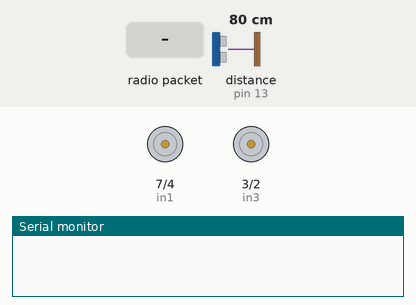
Bench run of a sketch on a simulated Arduino Uno, built with avr-gcc and run on an emulated ATmega328P. Parts: motor-driver pin pairs drawn as motors (green arrow = first pin HIGH = forward, orange = second pin HIGH = backward, longer = more drive, scaled by the enable pin), the last lines printed to the serial monitor. Wiring (inferred from the names in the program): ultrasonic range finder: trigger pin 12; echo pin 13. The inputs (shaded band) are chosen by the test bench; at power-on: distance to the obstacle (sensor on pin 13) 80 cm. The echo pulse lasts 58.3 µs per cm; no radio packets arrive unless stated.

Above: at 1.2 s.
1.3 s: radio packet "F" arrives
At 2.4 s:
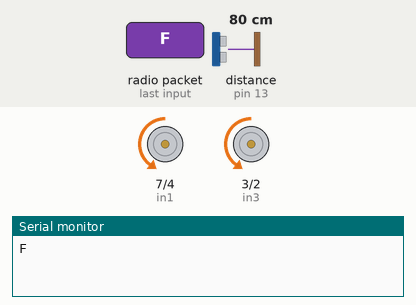
2.9 s: distance to the obstacle (sensor on pin 13) set to 23 cm
4.4 s: distance to the obstacle (sensor on pin 13) set to 18 cm
At 5.8 s:
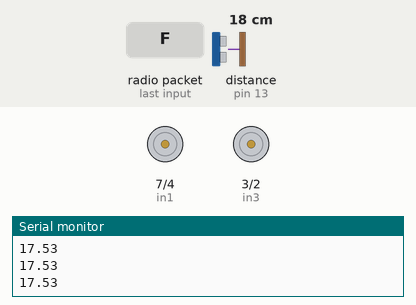
Timing chart, 0 to 7.4 s (numbered marks = the images above; inputs shaded):
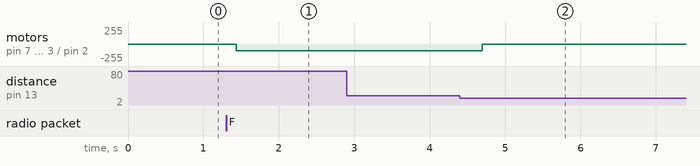

Measured:
- the behaviour switches between 21 and 20 cm on distance to the obstacle (sensor on pin 13) (found by bisection; images 1 and 2)
- after the input at 1.3 s, motor on pin 7 (in1) / pin 4 (in2), motor on pin 3 (in3) / pin 2 (in4): stopped → backward 100/255 after 0.14 s
- after the input at 2.9 s, every drawn part: stays the same
- after the input at 4.4 s, motor on pin 7 (in1) / pin 4 (in2), motor on pin 3 (in3) / pin 2 (in4): backward 100/255 → stopped after 0.30 s

The sketch:

thefinalwheelchaircode.ino
```cpp
#include <RH_ASK.h>
#include <SoftwareSerial.h>
#include <SPI.h>  // Not actually used but needed to compile
#include "Wire.h"
RH_ASK driver;
SoftwareSerial bluetooth(8, 9);
//SoftwareSerial myblue(0,1);
//motor initializations..
//motor left side
int in1 = 7;
int in2 = 4;
//motor right
int in3 = 3;
int in4 = 2;
//speed
int ena = 5;
int enb = 6;
//ultrasonic..
int trigPin = 12;  // Trigger
int echoPin = 13;
long duration;
float distance;


void setup() {

  //driver.init();
  if (!driver.init()) {
    Serial.println("Radio module initialization failed");
  }

  pinMode(in1, OUTPUT);
  pinMode(in2, OUTPUT);
  pinMode(in3, OUTPUT);
  pinMode(in4, OUTPUT);

  digitalWrite(in1, LOW);
  digitalWrite(in2, LOW);
  digitalWrite(in3, LOW);
  digitalWrite(in4, LOW);

  analogWrite(ena, 0);
  analogWrite(enb, 0);


  //ultrasonic
  pinMode(trigPin, OUTPUT);  // Sets the trigPin as an Output
  pinMode(echoPin, INPUT);
  // driver.init();
  // Set baud rate to 9600

  //   // Send AT commands to configure HC-05 module
  //   myblue.println("AT+UART=115200,0,0"); // Set baud rate to 9600
  //   delay(500);
  //   myblue.println("AT+NAME=MyBluetooth"); // Set device name to "MyBluetooth"
  //   delay(500);

  //   Serial.println("HC-05 configured.");
  // //motor setup
  Serial.begin(9600);
  bluetooth.begin(9600);
}


void backward() {

  analogWrite(ena, 100);
  analogWrite(enb, 100);
  digitalWrite(in1, HIGH);
  digitalWrite(in2, LOW);
  digitalWrite(in3, HIGH);
  digitalWrite(in4, LOW);
}
void forward() {
  analogWrite(ena, 100);
  analogWrite(enb, 100);
  digitalWrite(in1, LOW);
  digitalWrite(in2, HIGH);
  digitalWrite(in3, LOW);
  digitalWrite(in4, HIGH);
}
void right() {
  analogWrite(ena, 60);
  analogWrite(enb, 100);
  digitalWrite(in1, HIGH);
  digitalWrite(in2, LOW);
  digitalWrite(in3, LOW);
  digitalWrite(in4, HIGH);
}
void left() {
  analogWrite(ena, 100);
  analogWrite(enb, 60);
  digitalWrite(in1, LOW);
  digitalWrite(in2, HIGH);
  digitalWrite(in3, HIGH);
  digitalWrite(in4, LOW);
}
void stop() {
  digitalWrite(in1, LOW);
  digitalWrite(in2, LOW);
  digitalWrite(in3, LOW);
  digitalWrite(in4, LOW);
}

void loop() {


  //ultrasonic part

  // Clears the trigPin
  digitalWrite(trigPin, LOW);
  delayMicroseconds(2);
  // Sets the trigPin on HIGH state for 10 microseconds
  digitalWrite(trigPin, HIGH);
  delayMicroseconds(10);
  digitalWrite(trigPin, LOW);
  duration = pulseIn(echoPin, HIGH);
  // Calculating the distance
  distance = duration * 0.034 / 2;
  delay(200);
    if (distance <= 20) {
      Serial.println(distance);
      stop();

    }
  //bluetooth part
    char receivedChar;
  if (bluetooth.available() > 0) {

    receivedChar = bluetooth.read();
            if(distance <=20) {
          stop();
        }
    else if ( receivedChar == 'f' || receivedChar == 'F') {
        Serial.println(receivedChar);
        forward();

      } else if ( receivedChar == 'b' || receivedChar == 'B') {
        backward();
        //Serial.println("backward");


      } else if (receivedChar == 'l' || receivedChar == 'L') {
        left();
        //Serial.println("left");


      } else if (receivedChar == 'r' || receivedChar == 'R') {
        right();
        // Serial.println("right");


      } else if (receivedChar == 's' || receivedChar == 'S') {
        // Serial.println("stop");
        stop();
      } else {
        stop();
      }
  }
    char *cmd;
      if (distance <= 20) {
        //Serial.println(distance);
        stop();

      }
    //receive message from RF module first
    uint8_t buf[RH_ASK_MAX_MESSAGE_LEN];
    uint8_t buflen = sizeof(buf);
    if (driver.recv(buf, &buflen)) {  // Non-blocking
      buf[buflen] = '\0';
      cmd = (char *)buf;
      Serial.println(cmd);
        if(distance <=20) {
          stop();
        }

         else if (strcmp(cmd, "F") == 0 || receivedChar == 'f' || receivedChar == 'F') {
          //Serial.println("forward");
          forward();


        } else if (strcmp(cmd, "B") == 0 || receivedChar == 'b' || receivedChar == 'B') {
          backward();
          //Serial.println("backward");


        } else if (strcmp(cmd, "L") == 0 || receivedChar == 'l' || receivedChar == 'L') {
          left();
          //Serial.println("left");


        } else if (strcmp(cmd, "R") == 0 || receivedChar == 'r' || receivedChar == 'R') {
          right();
          // Serial.println("right");


        } else if (strcmp(cmd, "S") == 0 || receivedChar == 's' || receivedChar == 'S') {
          // Serial.println("stop");
          stop();
        } else {
          stop();
        }
      }
}
```
